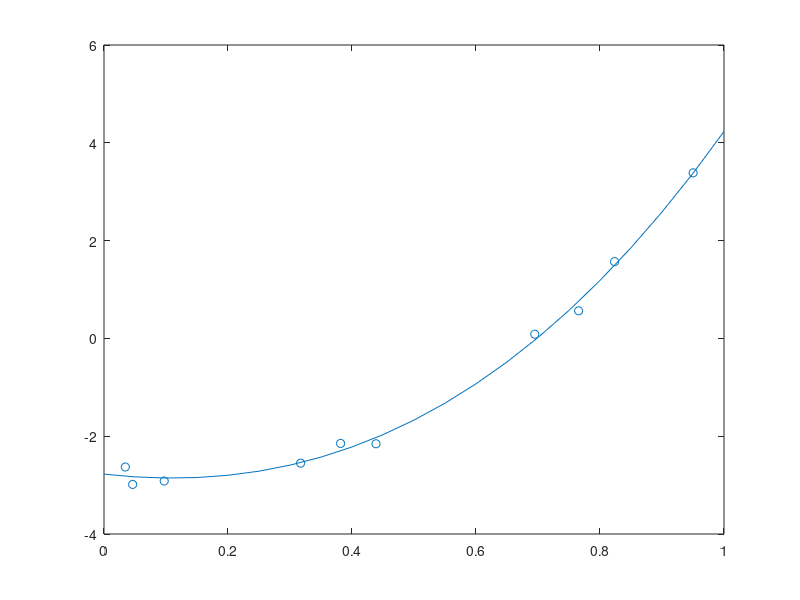

Source code (MATLAB):
#data
A=[ 1 0.0344 0.0012 0.000039
    1 0.0462 0.0021 0.000098
    1 0.0971 0.0094 0.000915
    1 0.3171 0.1006 0.031889
    1 0.3816 0.1456 0.0556
    1 0.4387 0.1925 0.084431
    1 0.6948 0.4827 0.335413
    1 0.7655 0.5860 0.448576
    1 0.8235 0.6782 0.558458
    1 0.9502 0.9029 0.857917 ];
X0 = [0.0344, 0.0462, 0.0971, 0.3171, 0.3816, 0.4387, 0.6948, 0.7655, 0.8235, 0.9502]
B = [ -2.6303
      -2.9859
      -2.9163
      -2.551
      -2.1471
      -2.1546
       0.0861
       0.5638
       1.569
       3.3854 ];

#calculate
A_=inv(A'*A)*A';
c=[1
   1
   1
   1];
E=diag([1, 1, 1, 1]);
X=A_*B+(E-A_*A)*c;
disp(X);

#plot
a0 = X(1);
a1 = X(2);
a2 = X(3);
a3 = X(4);
x = [0:0.05:1];
y = a3*(x.^3)+a2*(x.^2)+a1*(x)+a0;
plot(x, y);
hold on
scatter(X0, B);
